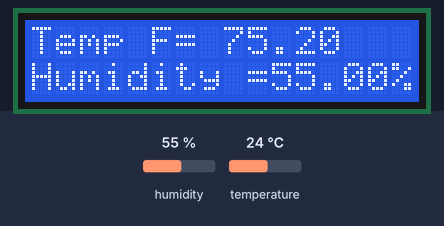
The sketch below on a simulated Arduino Uno, built with avr-gcc and run on an emulated ATmega328P. On the bench: 16×2 character LCD. Inputs (shaded band) come from the test bench; at power-on: humidity 55 %, temperature 24 °C. What the sketch prints to the serial monitor is not drawn.

Above: at 1.7 s.
1.8 s: humidity set to 22 %
At 3.1 s:
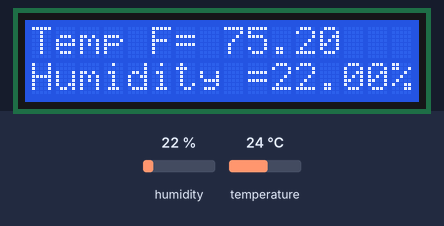
7.1 s: temperature set to 12 °C
At 9.5 s:
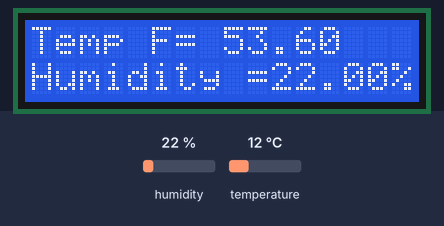
10.2 s: humidity set to 40 %
At 11.5 s:
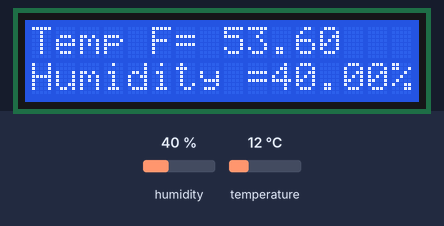
12.9 s: temperature set to 19 °C
At 15.1 s:
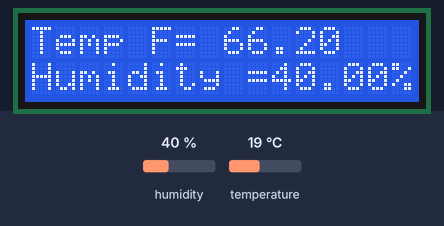
Timing chart, 0 to 16.6 s (numbered marks = the images above; inputs shaded):
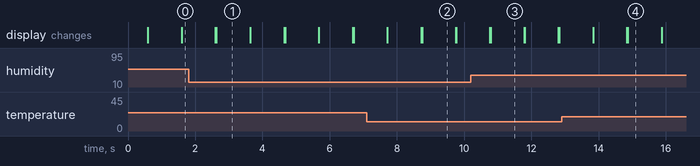

Measured:
- after the input at 1.8 s, the display: first differs from a run without the input after 0.83 s (image 1)
- after the input at 7.1 s, the display: first differs from a run without the input after 1.7 s (image 2)
- after the input at 10.2 s, the display: first differs from a run without the input after 0.59 s (image 3)
- after the input at 12.9 s, the display: first differs from a run without the input after 2.0 s (image 4)
- what the display in image 1 shows lasts 1.0 s, from 2.6 s to 3.6 s

The sketch:

Temperature_sensor.ino
```cpp
#include <DHT.h>
#define Type DHT11           //defines the type of sensor which is being used
#include <LiquidCrystal.h>
int sensepin=2;              //the arduino pin used for connection with the sensor
DHT HT(sensepin,Type);        //creating the object
float humidity;              //stores the humidity value
float tempC;                 //stores the temperature in Celcius
float tempF;                 //stores the temperature in Farenhite
int rs=7;
int en=8;
int d4=9;
int d5=10;
int d6=11;
int d7=12;
LiquidCrystal lcd(rs,en,d4,d5,d6,d7);
int settime=500;            //stores the delay time in milliseconds
void setup() {
  Serial.begin(9600);
  HT.begin();
  delay(settime);
  lcd.begin(16,2);         //supposing our LCD has 16 columns and 2 rows

}

void loop() {
  // put your main code here, to run repeatedly:
  humidity= HT.readHumidity();
  tempC= HT.readTemperature();
  tempF = HT.readTemperature(true);   //reading temperature in farenhite
  lcd.setCursor(0,0);
  lcd.print("Temp F= ");
  lcd.print(tempF);                  //prints the F temperature in the LCD
  lcd.setCursor(0,1);
  lcd.print("Humidity =");
  lcd.print(humidity);               //prints the humidity in the LCD
  lcd.print("%");
  delay(1000);
  lcd.clear();


  Serial.print("Humidity :");
  Serial.print(humidity);
  Serial.print("Temperature :");
  Serial.print(tempC);
  Serial.print("C");
  Serial.print(tempF);
  Serial.print("F");

}
```
